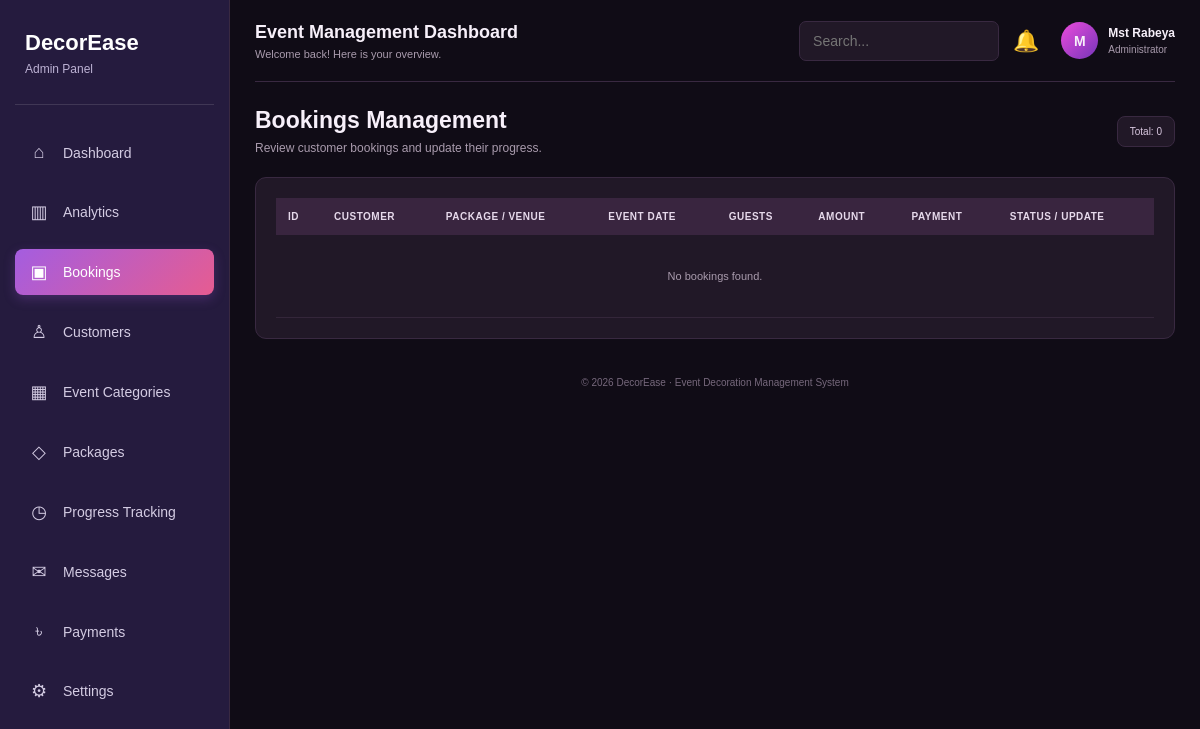
/admin/bookings.php (signed in), run on an earlier commit of the app's database.
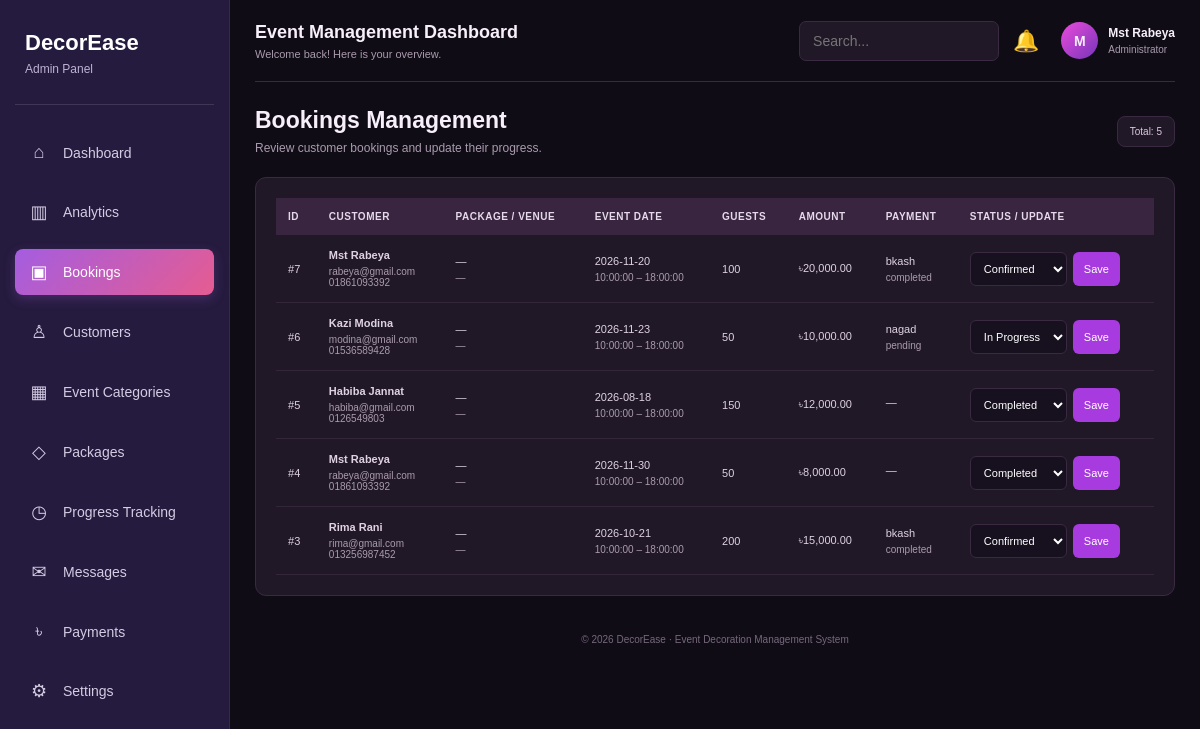
And on a later commit of the database.
### tables this page shows
CREATE TABLE `bookings` (
  `booking_id` int(10) UNSIGNED NOT NULL,
  `customer_id` int(10) UNSIGNED NOT NULL,
  `package_id` int(10) UNSIGNED NOT NULL,
  `venue_id` int(10) UNSIGNED DEFAULT NULL,
  `event_date` date NOT NULL,
  `start_time` time NOT NULL,
  `end_time` time NOT NULL,
  `guest_count` int(10) UNSIGNED NOT NULL,
  `status` enum('pending','quoted','confirmed','in_progress','completed','cancelled') NOT NULL DEFAULT 'pending',
  `quoted_total` decimal(12,2) DEFAULT NULL,
  `payment_method` varchar(20) DEFAULT NULL,
  `transaction_id` varchar(100) DEFAULT NULL,
  `event_location` text DEFAULT NULL,
  `special_request` text DEFAULT NULL
);

CREATE TABLE `users` (
  `user_id` int(10) UNSIGNED NOT NULL,
  `full_name` varchar(150) NOT NULL,
  `email` varchar(191) NOT NULL,
  `password_hash` varchar(255) NOT NULL,
  `phone` varchar(25) DEFAULT NULL,
  `role` enum('admin','customer','staff') NOT NULL DEFAULT 'customer',
  `status` enum('active','inactive','suspended') NOT NULL DEFAULT 'active'
);

### admin/bookings.php (the view, shortened to what this page needs)
<?php
require_once __DIR__.'/layout-start.php';
$rows=$conn->query("SELECT b.booking_id,b.event_date,b.start_time,b.end_time,b.guest_count,b.status,b.quoted_total,u.full_name,u.email,u.phone,p.title package_title,v.name venue_name,(SELECT method FROM payments py WHERE py.booking_id=b.booking_id ORDER BY py.payment_id DESC LIMIT 1) payment_method,(SELECT status FROM payments py WHERE py.booking_id=b.booking_id ORDER BY py.payment_id DESC LIMIT 1) payment_status FROM bookings b JOIN customers c ON b.customer_id=c.customer_id JOIN users u ON c.user_id=u.user_id LEFT JOIN packages p ON b.package_id=p.package_id LEFT JOIN venues v ON b.venue_id=v.venue_id ORDER BY b.booking_id DESC");
?>
<section class="page-heading"><div><h1>Bookings Management</h1><p>Review customer bookings and update their progress.</p></div><span class="date-label">Total: <?=$rows?$rows->num_rows:0?></span></section>
<section class="panel table-panel"><div class="table-scroll"><table id="bookingsTable"><thead><tr><th>ID</th><th>Customer</th><th>Package / Venue</th><th>Event date</th><th>Guests</th><th>Amount</th><th>Payment</th><th>Status / Update</th></tr></thead><tbody>
<?php if($rows&&$rows->num_rows):while($r=$rows->fetch_assoc()):?><tr><td>#<?=$r['booking_id']?></td><td><b><?=h($r['full_name'])?></b><span class="subtext"><?=h($r['email'])?><br><?=h($r['phone'])?></span></td><td><?=h($r['package_title']??'—')?><span class="subtext"><?=h($r['venue_name']??'—')?></span></td><td><?=h($r['event_date'])?><span class="subtext"><?=h($r['start_time'])?> – <?=h($r['end_time'])?></span></td><td><?=$r['guest_count']?></td><td><?=money($r['quoted_total'])?></td><td><?=h($r['payment_method']??'—')?><span class="subtext"><?=h($r['payment_status']??'')?></span></td><td><form method="post" class="btnrow"><input type="hidden" name="booking_id" value="<?=$r['booking_id']?>"><select class="form-control" name="status" style="width:auto;margin:0"><?php foreach(['pending','quoted','confirmed','in_progress','completed','cancelled'] as $s):?><option value="<?=$s?>" <?=$r['status']===$s?'selected':''?>><?=ucwords(str_replace('_',' ',$s))?></option><?php endforeach;?></select><button class="btn">Save</button></form></td></tr><?php endwhile;else:?><tr><td colspan="8" class="empty-row">No bookings found.</td></tr><?php endif;?></tbody></table></div></section>
<?php require __DIR__.'/layout-end.php'; ?>

### admin/layout-start.php (shortened to what this page needs)
<?php
$adminName = $_SESSION['user_name'] ?? 'Admin';
$current = basename($_SERVER['PHP_SELF']);
function h($v) {
    return htmlspecialchars((string)$v, ENT_QUOTES, 'UTF-8');
}
function money($v) {
    return '৳' . number_format((float)$v, 2);
}
?>
<!DOCTYPE html>
<html lang="en">
<head>
</head>
<body>
    <div class="dashboard-layout">
        <?php include_once __DIR__ . '/leftside.php'; ?>
        <main class="main-area">
            <header class="topbar">
                <div class="topbar-title">
                    Event Management Dashboard
                    <small>Welcome back! Here is your overview.</small>
                </div>
                <div class="topbar-right">
                    <div class="search-box">
                        <input
                            type="search"
                            id="dashboardSearch"
                            placeholder="Search..."
                        >
                    </div>
                    <?php include_once 'header.php'; ?>
                </div>
            </header>

### admin/leftside.php (shortened to what this page needs)
<?php
$current = $current ?? basename($_SERVER['PHP_SELF']);
$nav = [
    [
        'title' => 'Dashboard',
        'icon' => '⌂',
        'link' => 'dashboard.php'
    ],
    [
        'title' => 'Analytics',
        'icon' => '▥',
        'link' => 'analytics.php'
    ],
    [
        'title' => 'Bookings',
        'icon' => '▣',
        'link' => 'bookings.php'
    ],
    [
        'title' => 'Customers',
        'icon' => '♙',
        'link' => 'customers.php'
    ],
    [
        'title' => 'Event Categories',
        'icon' => '▦',
        'link' => 'event-categories.php'
    ],
    [
        'title' => 'Packages',
        'icon' => '◇',
        'link' => 'packages.php'
    ],
    [
        'title' => 'Progress Tracking',
        'icon' => '◷',
        'link' => 'progress.php'
    ],
    [
        'title' => 'Messages',
        'icon' => '✉',
        'link' => 'messages.php'
    ],
    [
        'title' => 'Payments',
        'icon' => '৳',
        'link' => 'payments.php'
    ],
    [
        'title' => 'Settings',
        'icon' => '⚙',
        'link' => 'settings.php'
    ]
];
?>
<aside class="sidebar">
    <div class="sidebar-brand">
        <h2>DecorEase</h2>
        <p>Admin Panel</p>
    </div>
    <ul class="sidebar-menu">
        <?php foreach ($nav as $item): ?>
            <li>
                <a href="<?= h($item['link']) ?>"
                   class="<?= $current === $item['link'] ? 'active' : '' ?>">
                    <span class="sidebar-icon">
                        <?= h($item['icon']) ?>
                    </span>
                    <span>
                        <?= h($item['title']) ?>
                    </span>
                </a>
            </li>
        <?php endforeach; ?>
    </ul>
</aside>

### admin/header.php (shortened to what this page needs)
<?php
$adminName = $adminName ?? 'Admin';
$countQuery = $conn->query("
    SELECT COUNT(*) AS total
    FROM bookings
    WHERE status = 'pending'
");
?>
<div class="header-actions">
    <div class="notification-box">
        <div class="notification-icon">
            🔔
        </div>
    </div>
    <div class="profile-box">
        <div class="profile">
            <div class="profile-avatar">
                <?= strtoupper(substr($adminName, 0, 1)) ?>
            </div>
            <div>
                <div class="profile-name">
                    <?= h($adminName) ?>
                </div>
                <div class="profile-role">
                    Administrator
                </div>
            </div>
        </div>
    </div>
</div>

### admin/layout-end.php
<div class="footer-note">© <?=date('Y')?> DecorEase · Event Decoration Management System</div></main></div></body></html>

### admin/layout-start.php (style rules this page uses)
* { box-sizing: border-box; }
:root { --page: #100c16; --sidebar: #17111f; --panel: #211827; --panel-light: #2b2032; --border: #392941; --pink: #d51de8; --purple: #a83be0; --text: #f7f0fa; --muted: #a99bad; --green: #42d9a0; --red: #ff6683; }
body { margin: 0; background: var(--page); color: var(--text); font: 14px Arial, Helvetica, sans-serif; }
a { color: inherit; text-decoration: none; }
button, input, select, textarea { font: inherit; }
.dashboard-layout { display: flex; min-height: 100vh; }
.sidebar { width: 230px; flex-shrink: 0; background: var(--sidebar); border-right: 1px solid var(--border); padding: 25px 15px; display: flex; flex-direction: column; }
.sidebar-menu { display: flex; flex-direction: column; gap: 7px; }
.sidebar-menu a { display: flex; align-items: center; gap: 13px; padding: 13px 14px; border-radius: 8px; color: #b7aabe; font-size: 13px; }
.sidebar-menu a:hover, .sidebar-menu a.active { background: linear-gradient(110deg, #d21be6, #a719d0); color: white; box-shadow: 0 5px 18px #cd18e32b; }
.main-area { flex: 1; min-width: 0; padding: 0 25px 30px; }
.topbar { min-height: 82px; display: flex; justify-content: space-between; align-items: center; gap: 18px; border-bottom: 1px solid var(--border); margin-bottom: 25px; }
.topbar-title { font-size: 18px; font-weight: bold; }
.topbar-title small { display: block; margin-top: 5px; color: var(--muted); font-size: 11px; font-weight: normal; }
.topbar-right { display: flex; align-items: center; gap: 14px; }
.search-box input { width: 200px; padding: 11px 13px; border: 1px solid var(--border); background: var(--panel); color: white; border-radius: 7px; outline: none; }
.profile { display: flex; align-items: center; gap: 10px; }
.profile-avatar { width: 37px; height: 37px; border-radius: 50%; background: linear-gradient(135deg, #ec4bdc, #7535b9); display: grid; place-items: center; font-weight: bold; }
.profile-name { font-size: 12px; font-weight: bold; }
.profile-role { display: block; color: var(--muted); font-size: 10px; margin-top: 4px; }
.page-heading { display: flex; align-items: center; justify-content: space-between; gap: 15px; margin-bottom: 22px; }
.page-heading h1 { font-size: 23px; margin: 0; }
.page-heading p { color: var(--muted); font-size: 12px; margin: 7px 0 0; }
.date-label, .panel-tag { color: #d9c8e0; background: var(--panel); border: 1px solid var(--border); padding: 9px 12px; border-radius: 8px; white-space: nowrap; font-size: 10px; }
.stat-card, .panel { background: var(--panel); border: 1px solid var(--border); border-radius: 11px; padding: 20px; min-width: 0; }
.table-panel { margin-bottom: 20px; }
.table-scroll { width: 100%; overflow-x: auto; }
table { width: 100%; border-collapse: collapse; min-width: 760px; }
thead { background: #39253f; }
th { padding: 13px 12px; text-align: left; color: #e6d9eb; font-size: 10px; text-transform: uppercase; letter-spacing: .5px; white-space: nowrap; }
td { padding: 14px 12px; border-bottom: 1px solid #34263a; color: #ded2e2; font-size: 11px; }
.subtext { display: block; color: var(--muted); font-size: 10px; margin-top: 5px; }
.btn { display: inline-block; border: 0; border-radius: 6px; padding: 8px 11px; color: white; background: #a83be0; cursor: pointer; font-size: 11px; }
.btnrow { display: flex; gap: 6px; flex-wrap: wrap; }
.form-control { background: #17111f; border: 1px solid var(--border); color: white; border-radius: 6px; padding: 9px; width: 100%; margin: 5px 0 12px; }
.footer-note { text-align: center; padding: 18px 0 5px; color: #76687c; font-size: 10px; }
.empty-row { text-align: center; color: var(--muted); padding: 35px 10px; }

### admin/header.php (style rules this page uses)
.header-actions { display: flex; align-items: center; gap: 22px; }
.notification-box, .profile-box { position: relative; cursor: pointer; }
.notification-icon { font-size: 21px; color: #49356f; position: relative; }

What changed in the data, as far as the page shows it:
added bookings: booking_id "7", users.full_name "Mst Rabeya", users.email "rabeya@gmail.com", users.phone "01861093392", package_title "—", venue_name "—", event_date "2026-11-20", start_time "10:00:00", end_time "18:00:00", guest_count "100", quoted_total "৳20,000.00", payment_method "bkash", payment_status "completed", status "Confirmed"
added bookings: booking_id "6", users.full_name "Kazi Modina", users.email "modina@gmail.com", users.phone "01536589428", package_title "—", venue_name "—", event_date "2026-11-23", start_time "10:00:00", end_time "18:00:00", guest_count "50", quoted_total "৳10,000.00", payment_method "nagad", payment_status "pending", status "In Progress"
added bookings: booking_id "5", users.full_name "Habiba Jannat", users.email "habiba@gmail.com", users.phone "0126549803", package_title "—", venue_name "—", event_date "2026-08-18", start_time "10:00:00", end_time "18:00:00", guest_count "150", quoted_total "৳12,000.00", payment_method "—", status "Completed"
added bookings: booking_id "4", users.full_name "Mst Rabeya", users.email "rabeya@gmail.com", users.phone "01861093392", package_title "—", venue_name "—", event_date "2026-11-30", start_time "10:00:00", end_time "18:00:00", guest_count "50", quoted_total "৳8,000.00", payment_method "—", status "Completed"
added bookings: booking_id "3", users.full_name "Rima Rani", users.email "rima@gmail.com", users.phone "013256987452", package_title "—", venue_name "—", event_date "2026-10-21", start_time "10:00:00", end_time "18:00:00", guest_count "200", quoted_total "৳15,000.00", payment_method "bkash", payment_status "completed", status "Confirmed"
Also different on the page:
$rows->num_rows: "0" → "5"
text no longer shown: "No bookings found."
